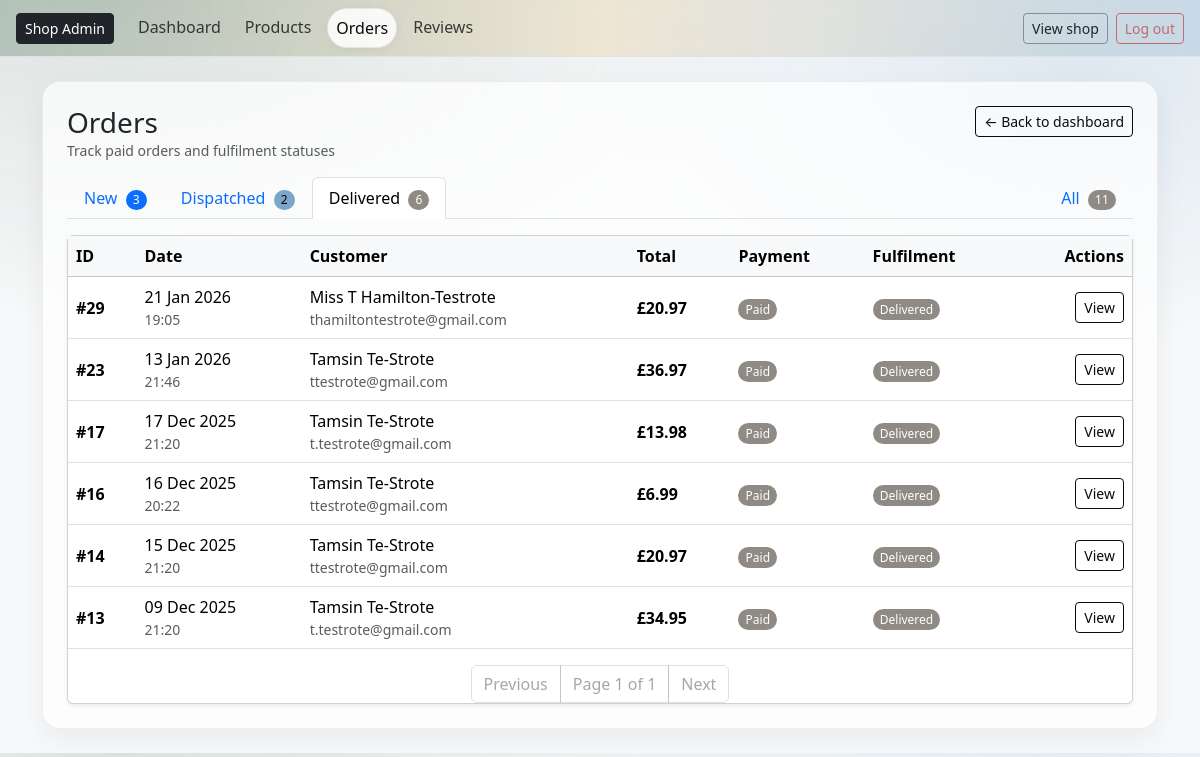
Page /owner/orders/?tab=delivered (signed in) on the committed database.
### checkout/models.py (models this page shows, shortened)
class Order(models.Model):
    PENDING = "PENDING"
    PAID = "PAID"
    FAILED = "FAILED"
    NEW = "NEW"
    DISPATCHED = "DISPATCHED"
    DELIVERED = "DELIVERED"
    CANCELLED = "CANCELLED"
    STATUS_CHOICES = [
        (PENDING, "Pending"),
        (PAID, "Paid"),
        (FAILED, "Failed"),
    ]
    FULFILMENT_CHOICES = [
        (NEW, "New"),
        (DISPATCHED, "Dispatched"),
        (DELIVERED, "Delivered"),
        (CANCELLED, "Cancelled"),
    ]
    user = models.ForeignKey(
        settings.AUTH_USER_MODEL,
        on_delete=models.SET_NULL,
        null=True,
        blank=True,
        related_name="orders",
    )
    full_name = models.CharField(max_length=100, blank=True)
    email = models.EmailField(blank=True)
    address_line1 = models.CharField(max_length=255, blank=True)
    address_line2 = models.CharField(max_length=255, blank=True)
    city = models.CharField(max_length=100, blank=True)
    postcode = models.CharField(max_length=20, blank=True)
    status = models.CharField(
        max_length=10,
        choices=STATUS_CHOICES,
        default=PENDING,
    )
    total = models.DecimalField(max_digits=8, decimal_places=2)
    stripe_session_id = models.CharField(max_length=255, blank=True)
    created_at = models.DateTimeField(auto_now_add=True)
    stock_deducted = models.BooleanField(default=False)
    fulfilment_status = models.CharField(
        max_length=12,
        choices=FULFILMENT_CHOICES,
        default=NEW,
    )
    dispatched_at = models.DateTimeField(null=True, blank=True)
    delivered_at = models.DateTimeField(null=True, blank=True)
    cancelled_at = models.DateTimeField(null=True, blank=True)

### owner/views.py (the view)
# urls.py: path("orders/", views.my_orders, name="my_orders"),
@staff_member_required(login_url="owner:owner_login")
def orders(request):
    tab = request.GET.get("tab", "new")
    base = Order.objects.all().order_by("-created_at")
    if tab == "all":
        qs = base.filter(
            status=Order.PAID,
            fulfilment_status__in=[
                    Order.DELIVERED,
                    Order.DISPATCHED,
                    Order.NEW,],)
    elif tab == "new":
        qs = base.filter(
            status=Order.PAID, fulfilment_status=Order.NEW)
    elif tab == "dispatched":
        qs = base.filter(
            status=Order.PAID, fulfilment_status=Order.DISPATCHED)
    elif tab == "delivered":
        qs = base.filter(
            status=Order.PAID, fulfilment_status=Order.DELIVERED)
    else:
        qs = base
    counts = {
        "all": base.filter(
            status=Order.PAID,
            fulfilment_status__in=[
                Order.DELIVERED, Order.DISPATCHED, Order.NEW,]).count(),
        "new": base.filter(
            status=Order.PAID, fulfilment_status=Order.NEW).count(),
        "dispatched": base.filter(
            status=Order.PAID, fulfilment_status=Order.DISPATCHED).count(),
        "delivered": base.filter(
            status=Order.PAID, fulfilment_status=Order.DELIVERED).count(),
    }
    paginator = Paginator(qs, 10)
    page_number = request.GET.get("page")
    page_obj = paginator.get_page(page_number)
    return render(request, "owner/orders.html", {
        "orders": page_obj,
        "page_obj": page_obj,
        "paginator": paginator,
        "tab": tab,
        "counts": counts,
    })

### cart/context_processors.py (called while the page is built)
def cart_count(request):
    cart = get_or_create_cart(request)
    try:
        count = sum(i.qty for i in cart.items.all())
    except Exception:
        count = 0
    return {"cart_count": count}

### cart/utils.py (called while the page is built)
def get_or_create_cart(request):
    if not request.session.session_key:
        request.session.create()
    request.session.set_expiry(60 * 60 * 24 * 14)
    session_key = request.session.session_key
    if request.user.is_authenticated:
        cart, created = Cart.objects.get_or_create(
            user=request.user,
            defaults={"session_key": session_key},
        )
        if not cart.session_key:
            cart.session_key = session_key
            cart.save(update_fields=["session_key"])
        return cart
    cart, _ = Cart.objects.get_or_create(user=None, session_key=session_key)
    return cart

### owner/templates/owner/orders.html (shortened to what this page needs)
{% extends "owner/base_owner.html" %}
{% load tag_extras %}
{% block content %}
<div class="d-flex justify-content-between align-items-start mb-3">
  <div>
    <h1 class="h3 mb-0">Orders</h1>
    <div class="text-muted small">Track paid orders and fulfilment statuses</div>
  </div>
      <a href="{% url 'owner:owner_dashboard' %}" class="btn btn-sm btn-outline-secondary mb-2">
      ← Back to dashboard
    </a>
</div>
<ul class="nav nav-tabs mb-3">
  <li class="nav-item">
    <a class="nav-link {% if tab == 'new' %}active{% endif %}" href="?tab=new">
      New
      {% if counts.new %}
        <span class="badge text-bg-primary ms-1">{{ counts.new }}</span>
      {% else %}
        <span class="badge text-bg-light border ms-1">0</span>
      {% endif %}
    </a>
  </li>
  <li class="nav-item">
    <a class="nav-link {% if tab == 'dispatched' %}active{% endif %}" href="?tab=dispatched">
      Dispatched
      {% if counts.dispatched %}
        <span class="badge text-bg-info ms-1">{{ counts.dispatched }}</span>
      {% else %}
        <span class="badge text-bg-light border ms-1">0</span>
      {% endif %}
    </a>
  </li>
  <li class="nav-item">
    <a class="nav-link {% if tab == 'delivered' %}active{% endif %}" href="?tab=delivered">
      Delivered
      {% if counts.delivered %}
        <span class="badge text-bg-success ms-1">{{ counts.delivered }}</span>
      {% else %}
        <span class="badge text-bg-light border ms-1">0</span>
      {% endif %}
    </a>
  </li>
  <li class="nav-item ms-auto">
    <a class="nav-link {% if tab == 'all' %}active{% endif %}" href="?tab=all">
      All
      <span class="badge text-bg-secondary ms-1">{{ counts.all }}</span>
    </a>
  </li>
</ul>
<div class="card shadow-sm">
  <div class="table-responsive">
    <table class="table align-middle mb-0">
      <thead class="table-light">
        <tr>
          <th>ID</th>
          <th>Date</th>
          <th>Customer</th>
          <th>Total</th>
          <th>Payment</th>
          <th>Fulfilment</th>
          <th class="text-end">Actions</th>
        </tr>
      </thead>
      <tbody>
        {% for o in orders %}
          <tr>
            <td class="fw-semibold">#{{ o.id }}</td>
            <td>
              {{ o.created_at|date:"d M Y" }}
              <div class="text-muted small">{{ o.created_at|date:"H:i" }}</div>
            </td>
            <td>
              {{ o.full_name|default:o.email|default:"Guest" }}
              {% if o.email %}
                <div class="text-muted small text-truncate" style="max-width: 260px;">{{ o.email }}</div>
              {% endif %}
            </td>
            <td class="fw-semibold">£{{ o.total }}</td>
            <td>
              {% if o.status == "PAID" %}
                <span class="badge text-bg-success">Paid</span>
              {% elif o.status == "PENDING" %}
                <span class="badge text-bg-warning">Pending</span>
              {% else %}
                <span class="badge text-bg-danger">Failed</span>
              {% endif %}
            </td>
            <td>
              {% if o.fulfilment_status == "NEW" %}
                <span class="badge text-bg-secondary">New</span>
              {% elif o.fulfilment_status == "DISPATCHED" %}
                <span class="badge text-bg-info">Dispatched</span>
              {% elif o.fulfilment_status == "DELIVERED" %}
                <span class="badge text-bg-success">Delivered</span>
              {% elif o.fulfilment_status == "CANCELLED" %}
                <span class="badge text-bg-dark">Cancelled</span>
              {% else %}
                <span class="badge text-bg-light border">—</span>
              {% endif %}
            </td>
            <td class="text-end">
              <div class="d-flex flex-wrap justify-content-end align-items-center gap-2">
                <a class="btn btn-sm btn-outline-secondary"
                  href="{% url 'owner:owner_order_detail' o.id %}">
                  View
                </a>
              </div>
            </td>
          </tr>
        {% endfor %}
      </tbody>
    </table>
    <nav class="mt-3">
      <ul class="pagination justify-content-center mb-0">
        {% if page_obj.has_previous %}
          <li class="page-item">
            <a class="page-link"
              href="?{% querystring request.GET 'page' page_obj.previous_page_number %}">
              Previous
            </a>
          </li>
        {% else %}
          <li class="page-item disabled"><span class="page-link">Previous</span></li>
        {% endif %}
        <li class="page-item disabled">
          <span class="page-link">Page {{ page_obj.number }} of {{ page_obj.paginator.num_pages }}</span>
        </li>
        {% if page_obj.has_next %}
          <li class="page-item">
            <a class="page-link"
              href="?{% querystring request.GET 'page' page_obj.next_page_number %}">
              Next
            </a>
          </li>
        {% else %}
          <li class="page-item disabled"><span class="page-link">Next</span></li>
        {% endif %}
      </ul>
    </nav>
  </div>
</div>
{% endblock content %}

### static/css/base-admin.css (style rules this page uses)
:root { --bb-primary: #0a0b0b; --bb-secondary: #8f8a83; --bb-success: #8f8a83; --bb-warning: #e3b35a; --bb-danger: #c46a6a; --bb-info: #7aa6c9; --bb-bg-soft: rgba(255, 255, 255, .85); --bb-border-soft: rgba(0, 0, 0, .08); --bb-shadow-soft: 0 12px 30px rgba(0, 0, 0, .06); --bb-primary: #0a0b0b; --bb-primary-dark: #0a0b0b; --bb-cream: #f6f4f0; --bb-text: #333333; }
body.bb-admin { background: radial-gradient(1200px 600px at 10% 0%, rgba(95, 127, 107, .18), transparent 55%), radial-gradient(900px 500px at 90% 10%, rgba(122, 166, 201, .20), transparent 55%), #f8f9fa; }
.btn-outline-secondary { background: var(--aa-primary); border-color: var(--aa-primary); color: var(--bb-primary); }
.badge { border-radius: 999px; font-weight: 500; padding: .35em .6em; }
.text-bg-success { background-color: var(--bb-success) !important; }
.text-bg-info { background-color: var(--bb-info) !important; }
.text-bg-secondary { background-color: var(--bb-secondary) !important; }
.pagination .page-link { color: var(--bb-primary); border-color: rgba(0,0,0,.12); }
.pagination .page-item.disabled .page-link { color: rgba(0,0,0,.35); background-color: transparent; }

### rows in the picture
Order: id "29", created_at "21 Jan 2026", created_at "19:05", full_name "Miss T Hamilton-Testrote", email "thamiltontestrote@gmail.com", total "20.97", status "Paid", fulfilment_status "Delivered"
Order: id "23", created_at "13 Jan 2026", created_at "21:46", full_name "Tamsin Te-Strote", email "ttestrote@gmail.com", total "36.97", status "Paid", fulfilment_status "Delivered"
Order: id "17", created_at "17 Dec 2025", created_at "21:20", full_name "Tamsin Te-Strote", email "t.testrote@gmail.com", total "13.98", status "Paid", fulfilment_status "Delivered"
Order: id "16", created_at "16 Dec 2025", created_at "20:22", full_name "Tamsin Te-Strote", email "ttestrote@gmail.com", total "6.99", status "Paid", fulfilment_status "Delivered"
Order: id "14", created_at "15 Dec 2025", created_at "21:20", full_name "Tamsin Te-Strote", email "ttestrote@gmail.com", total "20.97", status "Paid", fulfilment_status "Delivered"
Order: id "13", created_at "09 Dec 2025", created_at "21:20", full_name "Tamsin Te-Strote", email "t.testrote@gmail.com", total "34.95", status "Paid", fulfilment_status "Delivered"

### other values in the picture
{{ counts.new }} "3"
{{ counts.dispatched }} "2"
{{ counts.delivered }} "6"
{{ counts.all }} "11"
{{ page_obj.number }} "1"
{{ page_obj.paginator.num_pages }} "1"
